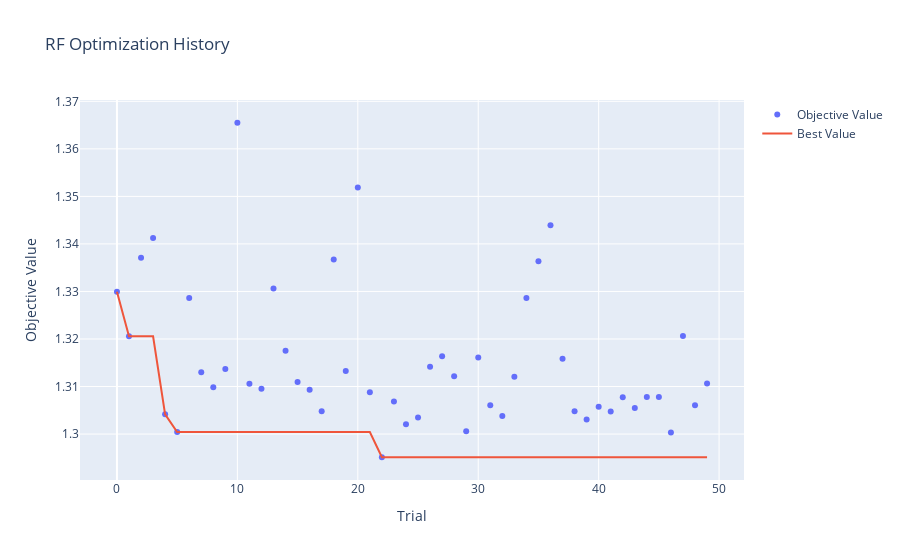
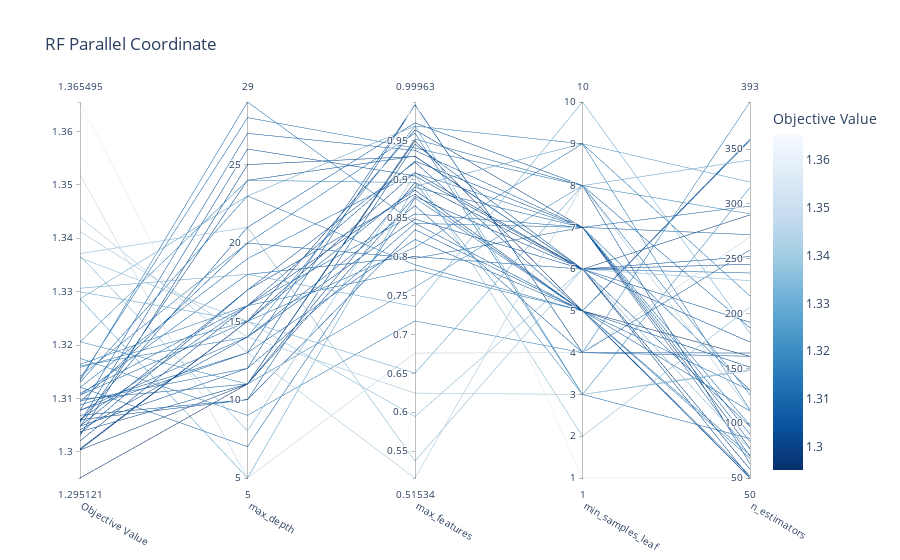
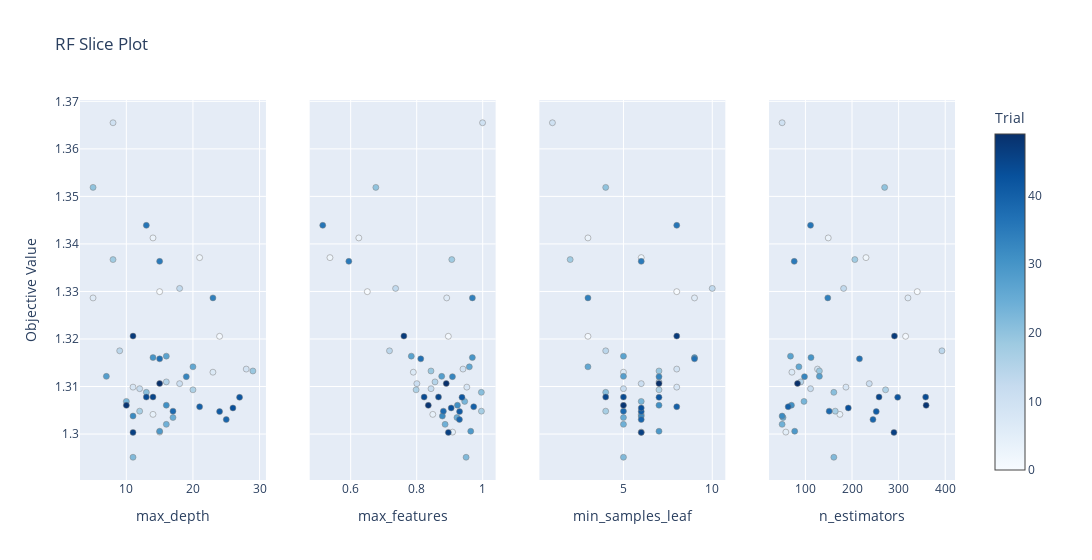
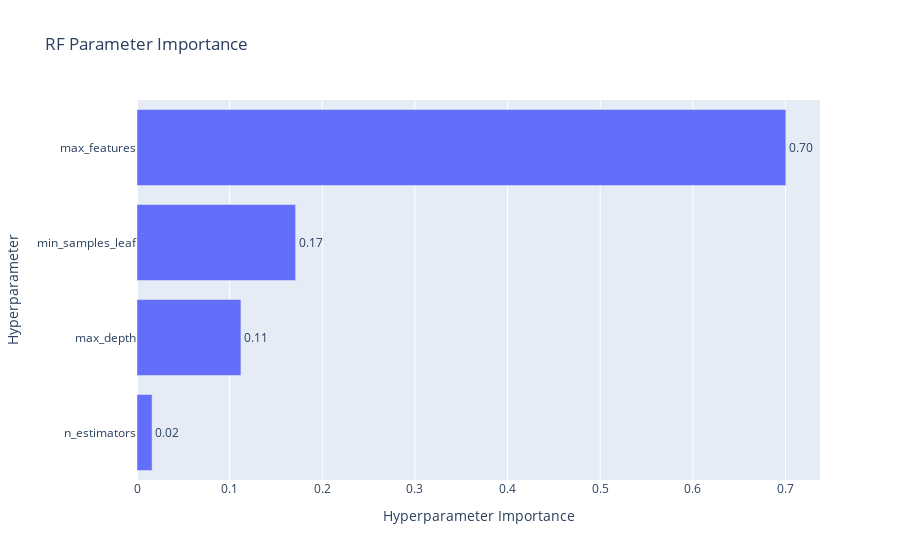

Notebook code cell kept with these figures, in order:
### Markdown cell above
## 7a. Visualize Optuna Results

### Code cell
from optuna.visualization import plot_optimization_history, plot_parallel_coordinate, plot_slice, plot_param_importances

if RUN_OPTUNA and 'studies' in locals():
    for name, study in studies.items():
        if name == 'LR' or not study.trials:
            continue
        print(f'--- Visualizing Optuna results for {name} ---')
        
        # Optimization History
        fig = plot_optimization_history(study)
        fig.update_layout(title=f'{name} Optimization History')
        fig.write_image(f'optuna_{name}_history.png')
        fig.show()

        # Parallel Coordinate
        fig = plot_parallel_coordinate(study)
        fig.update_layout(title=f'{name} Parallel Coordinate')
        fig.write_image(f'optuna_{name}_parallel_coordinate.png')
        fig.show()

        # Slice Plot
        fig = plot_slice(study)
        fig.update_layout(title=f'{name} Slice Plot')
        fig.write_image(f'optuna_{name}_slice.png')
        fig.show()

        # Parameter Importance
        try:
            fig = plot_param_importances(study)
            fig.update_layout(title=f'{name} Parameter Importance')
            fig.write_image(f'optuna_{name}_param_importance.png')
            fig.show()
        except (ValueError, RuntimeError) as e:
            print(f'Could not plot parameter importance for {name}: {e}')

### Figure 1 — Plotly figure (JSON) as saved in the notebook; plotly's stock layout.template omitted (floating-point values rounded to 4 significant figures)
{"data": [{"mode": "markers", "name": "Objective Value", "type": "scatter", "x": [0, 1, 2, 3, 4, 5, 6, 7, 8, 9, 10, 11, 12, 13, 14, 15, 16, 17, 18, 19, 20, 21, 22, 23, 24, 25, 26, 27, 28, 29, 30, 31, 32, 33, 34, 35, 36, 37, 38, 39, 40, 41, 42, 43, 44, 45, 46, 47, 48, 49], "y": [1.33, 1.321, 1.337, 1.341, 1.304, 1.3, 1.329, 1.313, 1.31, 1.314, 1.365, 1.311, 1.31, 1.331, 1.318, 1.311, 1.309, 1.305, 1.337, 1.313, 1.352, 1.309, 1.295, 1.307, 1.302, 1.303, 1.314, 1.316, 1.312, 1.301, 1.316, 1.306, 1.304, 1.312, 1.329, 1.336, 1.344, 1.316, 1.305, 1.303, 1.306, 1.305, 1.308, 1.305, 1.308, 1.308, 1.3, 1.321, 1.306, 1.311]}, {"mode": "lines", "name": "Best Value", "type": "scatter", "x": [0, 1, 2, 3, 4, 5, 6, 7, 8, 9, 10, 11, 12, 13, 14, 15, 16, 17, 18, 19, 20, 21, 22, 23, 24, 25, 26, 27, 28, 29, 30, 31, 32, 33, 34, 35, 36, 37, 38, 39, 40, 41, 42, 43, 44, 45, 46, 47, 48, 49], "y": [1.33, 1.321, 1.321, 1.321, 1.304, 1.3, 1.3, 1.3, 1.3, 1.3, 1.3, 1.3, 1.3, 1.3, 1.3, 1.3, 1.3, 1.3, 1.3, 1.3, 1.3, 1.3, 1.295, 1.295, 1.295, 1.295, 1.295, 1.295, 1.295, 1.295, 1.295, 1.295, 1.295, 1.295, 1.295, 1.295, 1.295, 1.295, 1.295, 1.295, 1.295, 1.295, 1.295, 1.295, 1.295, 1.295, 1.295, 1.295, 1.295, 1.295]}, {"marker": {"color": "#cccccc"}, "mode": "markers", "name": "Infeasible Trial", "showlegend": false, "type": "scatter", "x": [], "y": []}], "layout": {"title": {"text": "RF Optimization History"}, "xaxis": {"title": {"text": "Trial"}}, "yaxis": {"title": {"text": "Objective Value"}}}}

### Figure 2 — Plotly figure (JSON) as saved in the notebook; plotly's stock layout.template omitted (floating-point values rounded to 4 significant figures)
{"data": [{"dimensions": [{"label": "Objective Value", "range": [1.295, 1.365], "values": [1.33, 1.321, 1.337, 1.341, 1.304, 1.3, 1.329, 1.313, 1.31, 1.314, 1.365, 1.311, 1.31, 1.331, 1.318, 1.311, 1.309, 1.305, 1.337, 1.313, 1.352, 1.309, 1.295, 1.307, 1.302, 1.303, 1.314, 1.316, 1.312, 1.301, 1.316, 1.306, 1.304, 1.312, 1.329, 1.336, 1.344, 1.316, 1.305, 1.303, 1.306, 1.305, 1.308, 1.305, 1.308, 1.308, 1.3, 1.321, 1.306, 1.311]}, {"label": "max_depth", "range": [5, 29], "values": [15, 24, 21, 14, 14, 15, 5, 23, 11, 28, 8, 18, 12, 18, 9, 16, 20, 12, 8, 29, 5, 13, 11, 10, 16, 17, 20, 16, 7, 15, 14, 16, 11, 19, 23, 15, 13, 15, 17, 25, 21, 24, 27, 26, 13, 14, 11, 11, 10, 15]}, {"label": "max_features", "range": [0.5153, 0.9996], "values": [0.6504, 0.8959, 0.5372, 0.6247, 0.8488, 0.9088, 0.891, 0.7898, 0.9519, 0.9403, 0.9996, 0.8005, 0.8434, 0.7361, 0.7176, 0.8555, 0.7983, 0.9961, 0.9063, 0.8433, 0.6762, 0.9959, 0.9497, 0.9454, 0.8861, 0.922, 0.9595, 0.7837, 0.8758, 0.9637, 0.9687, 0.9235, 0.8778, 0.9084, 0.9688, 0.5944, 0.5153, 0.8123, 0.8808, 0.9295, 0.9727, 0.9299, 0.9373, 0.9045, 0.8226, 0.8661, 0.896, 0.7613, 0.8352, 0.8896]}, {"label": "min_samples_leaf", "range": [1, 10], "values": [8, 3, 6, 3, 6, 6, 9, 5, 8, 8, 1, 6, 5, 10, 4, 7, 7, 4, 2, 7, 4, 4, 5, 6, 5, 5, 3, 5, 5, 7, 9, 7, 6, 7, 3, 6, 8, 9, 5, 6, 8, 6, 7, 6, 5, 4, 6, 8, 5, 7]}, {"label": "n_estimators", "range": [50, 393], "values": [340, 315, 230, 149, 174, 58, 320, 71, 187, 126, 50, 237, 111, 182, 393, 90, 272, 164, 206, 130, 270, 161, 161, 97, 50, 52, 86, 68, 130, 77, 112, 70, 50, 98, 148, 76, 111, 216, 151, 245, 63, 252, 298, 192, 358, 258, 290, 291, 359, 83]}], "labelangle": 30, "labelside": "bottom", "line": {"color": [1.33, 1.321, 1.337, 1.341, 1.304, 1.3, 1.329, 1.313, 1.31, 1.314, 1.365, 1.311, 1.31, 1.331, 1.318, 1.311, 1.309, 1.305, 1.337, 1.313, 1.352, 1.309, 1.295, 1.307, 1.302, 1.303, 1.314, 1.316, 1.312, 1.301, 1.316, 1.306, 1.304, 1.312, 1.329, 1.336, 1.344, 1.316, 1.305, 1.303, 1.306, 1.305, 1.308, 1.305, 1.308, 1.308, 1.3, 1.321, 1.306, 1.311], "colorbar": {"title": {"text": "Objective Value"}}, "colorscale": [[0, "rgb(247,251,255)"], [0.125, "rgb(222,235,247)"], [0.25, "rgb(198,219,239)"], [0.375, "rgb(158,202,225)"], [0.5, "rgb(107,174,214)"], [0.625, "rgb(66,146,198)"], [0.75, "rgb(33,113,181)"], [0.875, "rgb(8,81,156)"], [1, "rgb(8,48,107)"]], "reversescale": true, "showscale": true}, "type": "parcoords"}], "layout": {"title": {"text": "RF Parallel Coordinate"}}}

### Figure 3 — Plotly figure (JSON) as saved in the notebook; plotly's stock layout.template omitted (floating-point values rounded to 4 significant figures)
{"data": [{"marker": {"color": [0, 1, 2, 3, 4, 5, 6, 7, 8, 9, 10, 11, 12, 13, 14, 15, 16, 17, 18, 19, 20, 21, 22, 23, 24, 25, 26, 27, 28, 29, 30, 31, 32, 33, 34, 35, 36, 37, 38, 39, 40, 41, 42, 43, 44, 45, 46, 47, 48, 49], "colorbar": {"title": {"text": "Trial"}, "x": 1, "xpad": 40}, "colorscale": [[0, "rgb(247,251,255)"], [0.125, "rgb(222,235,247)"], [0.25, "rgb(198,219,239)"], [0.375, "rgb(158,202,225)"], [0.5, "rgb(107,174,214)"], [0.625, "rgb(66,146,198)"], [0.75, "rgb(33,113,181)"], [0.875, "rgb(8,81,156)"], [1, "rgb(8,48,107)"]], "line": {"color": "Grey", "width": 0.5}, "showscale": true}, "mode": "markers", "name": "Feasible Trial", "showlegend": false, "type": "scatter", "x": [15, 24, 21, 14, 14, 15, 5, 23, 11, 28, 8, 18, 12, 18, 9, 16, 20, 12, 8, 29, 5, 13, 11, 10, 16, 17, 20, 16, 7, 15, 14, 16, 11, 19, 23, 15, 13, 15, 17, 25, 21, 24, 27, 26, 13, 14, 11, 11, 10, 15], "xaxis": "x", "y": [1.33, 1.321, 1.337, 1.341, 1.304, 1.3, 1.329, 1.313, 1.31, 1.314, 1.365, 1.311, 1.31, 1.331, 1.318, 1.311, 1.309, 1.305, 1.337, 1.313, 1.352, 1.309, 1.295, 1.307, 1.302, 1.303, 1.314, 1.316, 1.312, 1.301, 1.316, 1.306, 1.304, 1.312, 1.329, 1.336, 1.344, 1.316, 1.305, 1.303, 1.306, 1.305, 1.308, 1.305, 1.308, 1.308, 1.3, 1.321, 1.306, 1.311], "yaxis": "y"}, {"marker": {"color": [0, 1, 2, 3, 4, 5, 6, 7, 8, 9, 10, 11, 12, 13, 14, 15, 16, 17, 18, 19, 20, 21, 22, 23, 24, 25, 26, 27, 28, 29, 30, 31, 32, 33, 34, 35, 36, 37, 38, 39, 40, 41, 42, 43, 44, 45, 46, 47, 48, 49], "colorbar": {"title": {"text": "Trial"}, "x": 1, "xpad": 40}, "colorscale": [[0, "rgb(247,251,255)"], [0.125, "rgb(222,235,247)"], [0.25, "rgb(198,219,239)"], [0.375, "rgb(158,202,225)"], [0.5, "rgb(107,174,214)"], [0.625, "rgb(66,146,198)"], [0.75, "rgb(33,113,181)"], [0.875, "rgb(8,81,156)"], [1, "rgb(8,48,107)"]], "line": {"color": "Grey", "width": 0.5}, "showscale": false}, "mode": "markers", "name": "Feasible Trial", "showlegend": false, "type": "scatter", "x": [0.6504, 0.8959, 0.5372, 0.6247, 0.8488, 0.9088, 0.891, 0.7898, 0.9519, 0.9403, 0.9996, 0.8005, 0.8434, 0.7361, 0.7176, 0.8555, 0.7983, 0.9961, 0.9063, 0.8433, 0.6762, 0.9959, 0.9497, 0.9454, 0.8861, 0.922, 0.9595, 0.7837, 0.8758, 0.9637, 0.9687, 0.9235, 0.8778, 0.9084, 0.9688, 0.5944, 0.5153, 0.8123, 0.8808, 0.9295, 0.9727, 0.9299, 0.9373, 0.9045, 0.8226, 0.8661, 0.896, 0.7613, 0.8352, 0.8896], "xaxis": "x2", "y": [1.33, 1.321, 1.337, 1.341, 1.304, 1.3, 1.329, 1.313, 1.31, 1.314, 1.365, 1.311, 1.31, 1.331, 1.318, 1.311, 1.309, 1.305, 1.337, 1.313, 1.352, 1.309, 1.295, 1.307, 1.302, 1.303, 1.314, 1.316, 1.312, 1.301, 1.316, 1.306, 1.304, 1.312, 1.329, 1.336, 1.344, 1.316, 1.305, 1.303, 1.306, 1.305, 1.308, 1.305, 1.308, 1.308, 1.3, 1.321, 1.306, 1.311], "yaxis": "y2"}, {"marker": {"color": [0, 1, 2, 3, 4, 5, 6, 7, 8, 9, 10, 11, 12, 13, 14, 15, 16, 17, 18, 19, 20, 21, 22, 23, 24, 25, 26, 27, 28, 29, 30, 31, 32, 33, 34, 35, 36, 37, 38, 39, 40, 41, 42, 43, 44, 45, 46, 47, 48, 49], "colorbar": {"title": {"text": "Trial"}, "x": 1, "xpad": 40}, "colorscale": [[0, "rgb(247,251,255)"], [0.125, "rgb(222,235,247)"], [0.25, "rgb(198,219,239)"], [0.375, "rgb(158,202,225)"], [0.5, "rgb(107,174,214)"], [0.625, "rgb(66,146,198)"], [0.75, "rgb(33,113,181)"], [0.875, "rgb(8,81,156)"], [1, "rgb(8,48,107)"]], "line": {"color": "Grey", "width": 0.5}, "showscale": false}, "mode": "markers", "name": "Feasible Trial", "showlegend": false, "type": "scatter", "x": [8, 3, 6, 3, 6, 6, 9, 5, 8, 8, 1, 6, 5, 10, 4, 7, 7, 4, 2, 7, 4, 4, 5, 6, 5, 5, 3, 5, 5, 7, 9, 7, 6, 7, 3, 6, 8, 9, 5, 6, 8, 6, 7, 6, 5, 4, 6, 8, 5, 7], "xaxis": "x3", "y": [1.33, 1.321, 1.337, 1.341, 1.304, 1.3, 1.329, 1.313, 1.31, 1.314, 1.365, 1.311, 1.31, 1.331, 1.318, 1.311, 1.309, 1.305, 1.337, 1.313, 1.352, 1.309, 1.295, 1.307, 1.302, 1.303, 1.314, 1.316, 1.312, 1.301, 1.316, 1.306, 1.304, 1.312, 1.329, 1.336, 1.344, 1.316, 1.305, 1.303, 1.306, 1.305, 1.308, 1.305, 1.308, 1.308, 1.3, 1.321, 1.306, 1.311], "yaxis": "y3"}, {"marker": {"color": [0, 1, 2, 3, 4, 5, 6, 7, 8, 9, 10, 11, 12, 13, 14, 15, 16, 17, 18, 19, 20, 21, 22, 23, 24, 25, 26, 27, 28, 29, 30, 31, 32, 33, 34, 35, 36, 37, 38, 39, 40, 41, 42, 43, 44, 45, 46, 47, 48, 49], "colorbar": {"title": {"text": "Trial"}, "x": 1, "xpad": 40}, "colorscale": [[0, "rgb(247,251,255)"], [0.125, "rgb(222,235,247)"], [0.25, "rgb(198,219,239)"], [0.375, "rgb(158,202,225)"], [0.5, "rgb(107,174,214)"], [0.625, "rgb(66,146,198)"], [0.75, "rgb(33,113,181)"], [0.875, "rgb(8,81,156)"], [1, "rgb(8,48,107)"]], "line": {"color": "Grey", "width": 0.5}, "showscale": false}, "mode": "markers", "name": "Feasible Trial", "showlegend": false, "type": "scatter", "x": [340, 315, 230, 149, 174, 58, 320, 71, 187, 126, 50, 237, 111, 182, 393, 90, 272, 164, 206, 130, 270, 161, 161, 97, 50, 52, 86, 68, 130, 77, 112, 70, 50, 98, 148, 76, 111, 216, 151, 245, 63, 252, 298, 192, 358, 258, 290, 291, 359, 83], "xaxis": "x4", "y": [1.33, 1.321, 1.337, 1.341, 1.304, 1.3, 1.329, 1.313, 1.31, 1.314, 1.365, 1.311, 1.31, 1.331, 1.318, 1.311, 1.309, 1.305, 1.337, 1.313, 1.352, 1.309, 1.295, 1.307, 1.302, 1.303, 1.314, 1.316, 1.312, 1.301, 1.316, 1.306, 1.304, 1.312, 1.329, 1.336, 1.344, 1.316, 1.305, 1.303, 1.306, 1.305, 1.308, 1.305, 1.308, 1.308, 1.3, 1.321, 1.306, 1.311], "yaxis": "y4"}], "layout": {"title": {"text": "RF Slice Plot"}, "width": 1200, "xaxis": {"anchor": "y", "domain": [0, 0.2125], "title": {"text": "max_depth"}}, "xaxis2": {"anchor": "y2", "domain": [0.2625, 0.475], "title": {"text": "max_features"}}, "xaxis3": {"anchor": "y3", "domain": [0.525, 0.7375], "title": {"text": "min_samples_leaf"}}, "xaxis4": {"anchor": "y4", "domain": [0.7875, 1], "title": {"text": "n_estimators"}}, "yaxis": {"anchor": "x", "domain": [0, 1], "title": {"text": "Objective Value"}}, "yaxis2": {"anchor": "x2", "domain": [0, 1], "matches": "y", "showticklabels": false}, "yaxis3": {"anchor": "x3", "domain": [0, 1], "matches": "y", "showticklabels": false}, "yaxis4": {"anchor": "x4", "domain": [0, 1], "matches": "y", "showticklabels": false}}}

### Figure 4 — Plotly figure (JSON) as saved in the notebook; plotly's stock layout.template omitted (floating-point values rounded to 4 significant figures)
{"data": [{"cliponaxis": false, "hovertemplate": ["n_estimators (IntDistribution): 0.016280077489450807<extra></extra>", "max_depth (IntDistribution): 0.11218271780103649<extra></extra>", "min_samples_leaf (IntDistribution): 0.1712024050468412<extra></extra>", "max_features (FloatDistribution): 0.7003347996626715<extra></extra>"], "name": "Objective Value", "orientation": "h", "text": ["0.02", "0.11", "0.17", "0.70"], "textposition": "outside", "type": "bar", "x": [0.01628, 0.1122, 0.1712, 0.7003], "y": ["n_estimators", "max_depth", "min_samples_leaf", "max_features"]}], "layout": {"title": {"text": "RF Parameter Importance"}, "xaxis": {"title": {"text": "Hyperparameter Importance"}}, "yaxis": {"title": {"text": "Hyperparameter"}}}}
